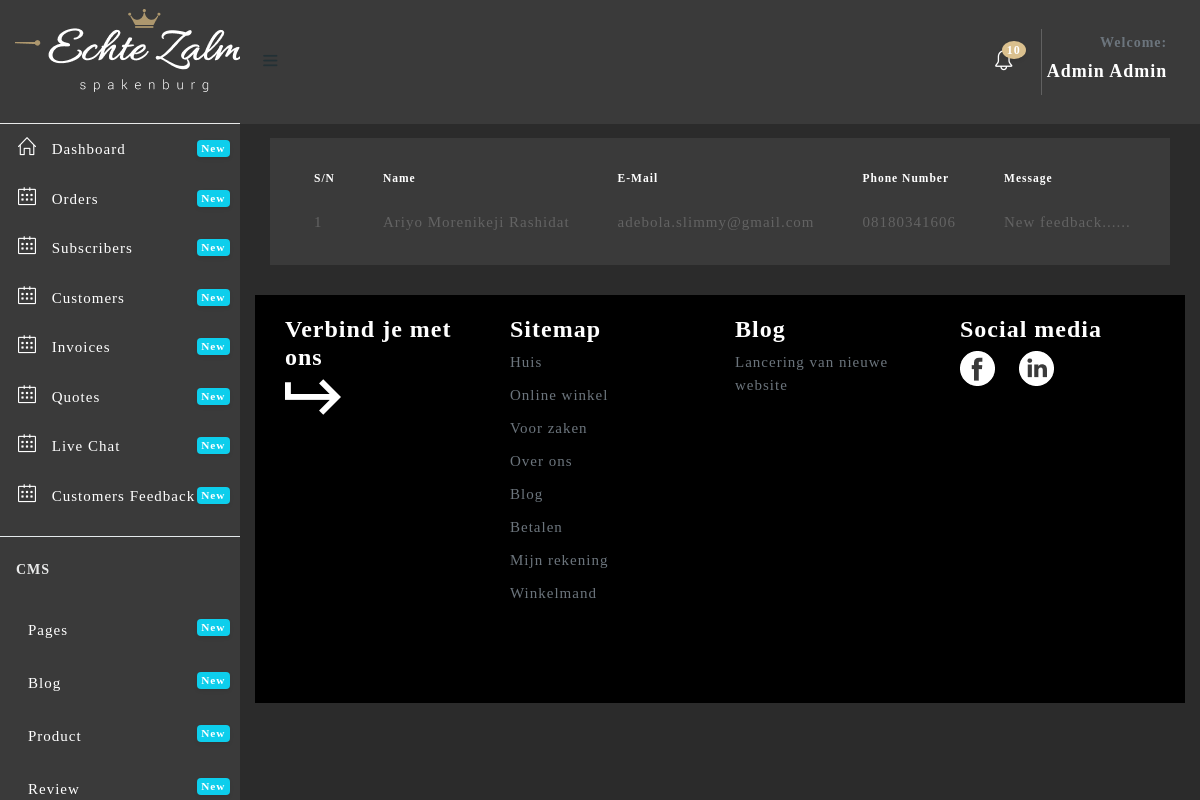
Screenshot of /admin/feedback.php (signed in) with the database file from the repository.
### tables this page shows
CREATE TABLE `user_role_management` (
  `id` int(11) NOT NULL,
  `user_id` int(11) DEFAULT NULL,
  `menu_id` int(11) DEFAULT NULL,
  `status` tinyint(1) DEFAULT NULL
);

CREATE TABLE `menu` (
  `id` int(11) NOT NULL,
  `menu_name` varchar(255) DEFAULT NULL,
  `link` varchar(255) DEFAULT NULL,
  `icon_name` varchar(255) DEFAULT NULL,
  `level` int(2) NOT NULL
);

CREATE TABLE `feedback` (
  `id` int(11) NOT NULL,
  `name` varchar(255) DEFAULT NULL,
  `email` varchar(255) DEFAULT NULL,
  `message` text,
  `pnum` varchar(50) DEFAULT NULL,
  `image` varchar(50) DEFAULT NULL,
  `datetime` timestamp NULL DEFAULT NULL
);

### admin/feedback.php (the view, shortened to what this page needs)
<?php include 'header.php';?>
  <div class="content-wrapper" style="background: #2B2B2B;">
    <div class="container-fluid">
    	<br><br><br>
       <div class="row">
        <div class="col-xl-12">
          <div class="card" style="background:#3A3A3A;">
            <div class="card-body">
              <div class="table-responsive">
                <table id="default-datatable" class="table">
                <thead style="background: #3A3A3A;color:#fff">
                    <tr>
                      <th>S/N</th>
                        <th>Name</th>
                        <th>E-mail</th>
                        <th>Phone Number</th>
                        <th>Message</th>
                    </tr>
                </thead>
                <tbody>
                  <?php
                    $product = $connect2db->prepare("SELECT * FROM feedback ORDER BY datetime desc");
                    $product->execute();
                    $i = 1;
                    while ($row = $product->fetch()) {
                      ?>
                      <tr style="background-color: #3A3A3A;margin-bottom: 2px;margin-top: 2px;">
                          <td><?php echo $i; ?></td>
                          <td><?php echo $row->name; ?></td>
                          <td><?php echo $row->email; ?></td>
                          <td><?php echo $row->pnum; ?></td>
                          <td><?php echo substr($row->message, 0,30).'......' ?></td>
                        </tr>
                    <?php
                    $i=$i+1;
                    }
                  ?>
                  </tbody>
              </table>
              </div>
            </div>
        </div>
    </div>
  </div>
    			</div>
<?php include 'footer.php';?>

### admin/header.php (shortened to what this page needs)
<!DOCTYPE html>
<html lang="en">
<head>
  <link href="assets/plugins/fullcalendar/css/fullcalendar.min.css" rel='stylesheet'/>
  <link href="assets/plugins/bootstrap-datatable/css/dataTables.bootstrap4.min.css" rel="stylesheet" type="text/css">
  <link href="assets/plugins/bootstrap-datatable/css/buttons.bootstrap4.min.css" rel="stylesheet" type="text/css">
  <link href="assets/plugins/vectormap/jquery-jvectormap-2.0.2.css" rel="stylesheet" />
  <link href="assets/plugins/simplebar/css/simplebar.css" rel="stylesheet"/>
  <link href="assets/css/bootstrap.min.css" rel="stylesheet"/>
  <link href="assets/css/animate.css" rel="stylesheet" type="text/css"/>
  <link href="assets/css/icons.css" rel="stylesheet" type="text/css"/>
  <link href="assets/css/sidebar-menu.css" rel="stylesheet"/>
  <link href="assets/css/app-style.css" rel="stylesheet"/>
  <link href="assets/css/poppins.css" rel="stylesheet"/>
   <link href="assets/plugins/select2/css/select2.min.css" rel="stylesheet" />
  <link href="assets/plugins/switchery/css/switchery.min.css" rel="stylesheet" />
  <link href="assets/plugins/bootstrap-switch/bootstrap-switch.min.css" rel="stylesheet">
  <link rel="stylesheet" href="assets/plugins/summernote/dist/summernote-bs4.css"/>
  <link href="assets/plugins/dropzone/css/dropzone.css" rel="stylesheet" type="text/css">
  <link href="assets/plugins/simplebar/css/simplebar.css" rel="stylesheet"/>
</head>
<body style="background: #2B2B2B;">
 <div id="wrapper">
   <div id="sidebar-wrapper" data-simplebar="" data-simplebar-auto-hide="true" style="background: #3A3A3A; color: white;">
     <div class="brand-logo" style="height: 124px; display: table;">
      <a href="../index.php" style="display: table-cell;vertical-align: middle;padding-left:15px;">
       <img src="images/logo-white.png"  alt="logo icon">
     </a>
   </div>
   <ul class="sidebar-menu do-nicescrol">
    <?php
      if (!is_file('no_delete.php')) {
        echo "A file is Missing";
      }else{
        include'../includes/connection.php';
        $id = $_SESSION['id'];
        $getMenu = $connect2db->prepare("SELECT menu.menu_name,menu.link,menu.icon_name,menu.id,user_role_management.menu_id,user_role_management.user_id, menu.level FROM menu JOIN user_role_management ON menu.id =user_role_management.menu_id WHERE menu.level = 1 AND user_role_management.user_id = $id ");
        $getMenu->execute();
        while ($menu = $getMenu->fetch()) {?>
          <li>
        <a href="<?php echo $menu->link?>" class="waves-effect" style="color:#fff">
          <i class="<?php echo($menu->icon_name)?>"></i> <span><?php echo $menu->menu_name?></span>
          <small class="badge float-right badge-info">New</small>
        </a>
      </li>
        <?php }
      }
    ?>
      <hr class="mt-3">
      <li><h6 class="ml-3 text-light mb-4 mt-4">CMS</h6></li>
    <?php
      if (!is_file('no_delete.php')) {
        echo "A file is Missing";
      }else{
        include'../includes/connection.php';
        $id = $_SESSION['id'];
        $getMenu = $connect2db->prepare("SELECT menu.menu_name,menu.link,menu.icon_name,menu.id,user_role_management.menu_id,user_role_management.user_id, menu.level FROM menu JOIN user_role_management ON menu.id =user_role_management.menu_id WHERE menu.level = 2 AND user_role_management.user_id = $id ");
        $getMenu->execute();
        while ($menu = $getMenu->fetch()) {?>
          <li>
        <a href="<?php echo $menu->link?>" class="waves-effect" style="color:#fff">
          <i class="<?php echo($menu->icon_name)?>"></i> <span><?php echo $menu->menu_name?></span>
          <small class="badge float-right badge-info">New</small>
        </a>
      </li>
        <?php }
      }
    ?>
      <br><br>
    </ul>
   </div>
<header class="topbar-nav" >
 <nav class="navbar navbar-expand fixed-top" style="height: 124px; background: #3A3A3A;">
  <ul class="navbar-nav mr-auto align-items-center">
    <li class="nav-item">
      <a class="nav-link toggle-menu" href="javascript:void();">
       <i class="icon-menu menu-icon"></i>
     </a>
    </li>
  </ul>
  <ul class="navbar-nav align-items-center right-nav-link">
    <li class="nav-item dropdown-lg">
      <a class="nav-link dropdown-toggle dropdown-toggle-nocaret waves-effect" data-toggle="dropdown" href="javascript:void();">
    <i class="icon-bell text-white"></i><span class="badge badge-up" style="background:#DAC08E; color: #fff;">10</span></a>
    </li>
    <li class="nav-item">
      <a class="nav-link dropdown-toggle dropdown-toggle-nocaret" data-toggle="dropdown" href="#">
        <div style="border-left: 1px solid rgba(255, 255, 255, 0.2);padding:5px;text-transform: capitalize; text-align: right;">
          <span class="user-profile">
            <h6 class="text-muted">Welcome:</h6>
            <h5 class="text-white"><?php echo $_SESSION['fullname'];?></h5>
          </span>
        </div>
      </a>
    </li>
  </ul>
</nav>
</header>

### admin/assets/css/sidebar-menu.css (style rules this page uses)
.sidebar-menu { list-style: none; margin: 0; padding: 0; background-color: transparent; }
.sidebar-menu>li { position: relative; margin: 0; padding: 0; }
.sidebar-menu>li>a { padding: 13px 5px 13px 15px; display: block; border-left: 3px solid transparent; color: #223035; font-size: 15px; }
.sidebar-menu>li .label, .sidebar-menu>li .badge { margin-top: 3px; margin-right: 5px; }
.sidebar-menu a { color: #b8c7ce; text-decoration: none; }

### rows the page displays
user_role_management: menu.menu_name "Dashboard"
user_role_management: menu.menu_name "Orders"
user_role_management: menu.menu_name "Subscribers"
user_role_management: menu.menu_name "Customers"
user_role_management: menu.menu_name "Invoices"
user_role_management: menu.menu_name "Quotes"
user_role_management: menu.menu_name "Live Chat"
user_role_management: menu.menu_name "Customers Feedback"
user_role_management: menu.menu_name "Pages"
user_role_management: menu.menu_name "Blog"
user_role_management: menu.menu_name "Product"
user_role_management: menu.menu_name "Review"
feedback: name "Ariyo Morenikeji Rashidat", email "adebola.slimmy@gmail.com", pnum "08180341606", message "New feedback"

### other values shown
$_SESSION['fullname'] "Admin Admin"
